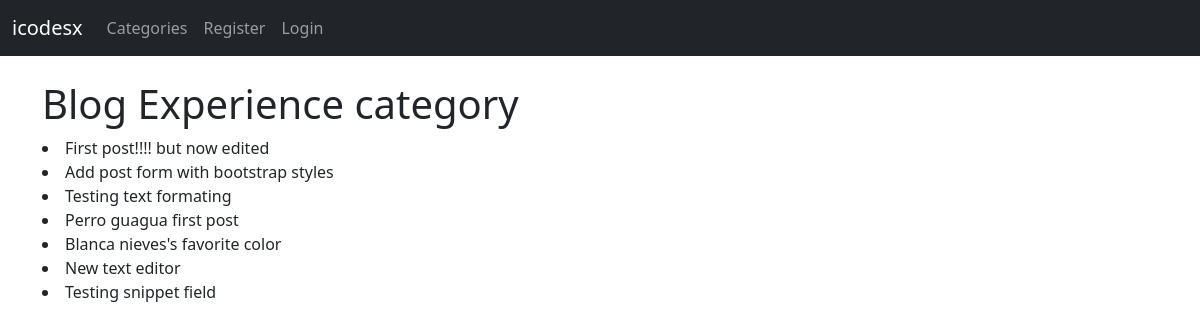
Page /category/blog-experience on the committed database.
### blogapp/models.py (models this page shows, shortened)
class Post(models.Model):
    title = models.CharField(max_length=255)
    title_tag = models.CharField(max_length=255)
    author = models.ForeignKey(User, on_delete=models.CASCADE)
    body = RichTextField(blank=True, null=True)
    post_date = models.DateField(auto_now_add=True)
    category = models.CharField(max_length=255, default='Blog experience')
    snippet = models.CharField(max_length=255)
    likes = models.ManyToManyField(User, related_name='blog_posts')

### blogapp/views.py (the view)
# urls.py: path('category/<str:cats>', CategoryView, name='category'),
def CategoryView(request, cats):
    category_posts = Post.objects.filter(category=cats.replace('-', ' '))
    return render(request, 'categories.html', {'cats': cats.title().replace('-', ' '), 'category_posts': category_posts})

### blogapp/templates/categories.html
{% extends 'base.html' %}
{% block content %}
    {% if category_posts %}
        <h1>{{ cats }} category</h1>
            {% for post in category_posts %}
                <li>
                    {{ post.title }}
                </li>
            {% endfor %}
    {% else %}
        <div class="alert alert-warning" role="alert">
            Sorry! This page doesn't exist
        </div>
    {% endif %}
{% endblock %}

### rows in the picture
Post: title "First post!!!! but now edited"
Post: title "Add post form with bootstrap styles"
Post: title "Testing text formating"
Post: title "Perro guagua first post"
Post: title "Blanca nieves's favorite color"
Post: title "New text editor"
Post: title "Testing snippet field"

### other values in the picture
{{ cats }} "Blog Experience"
